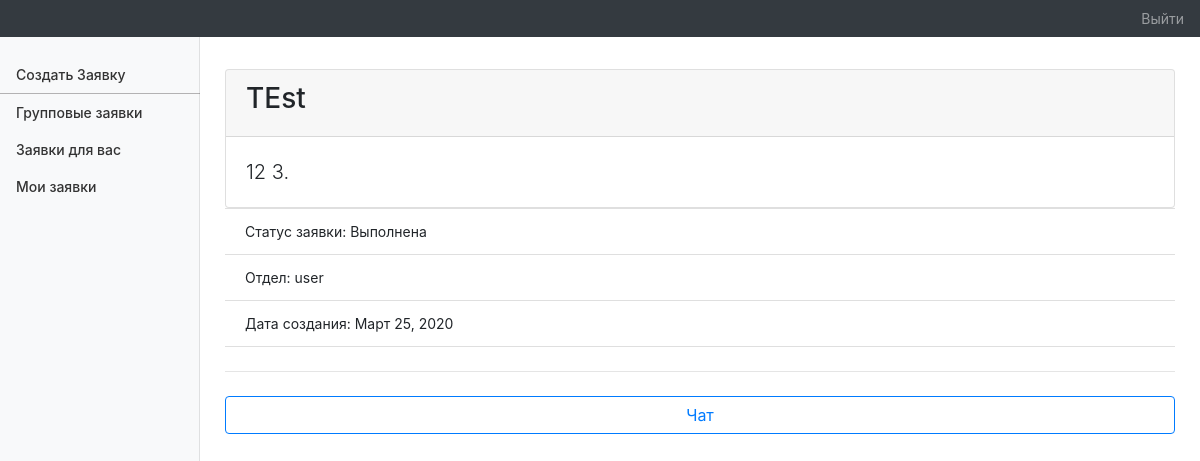
/ticket/details/1/ (signed in), run on an earlier commit of the app's database.
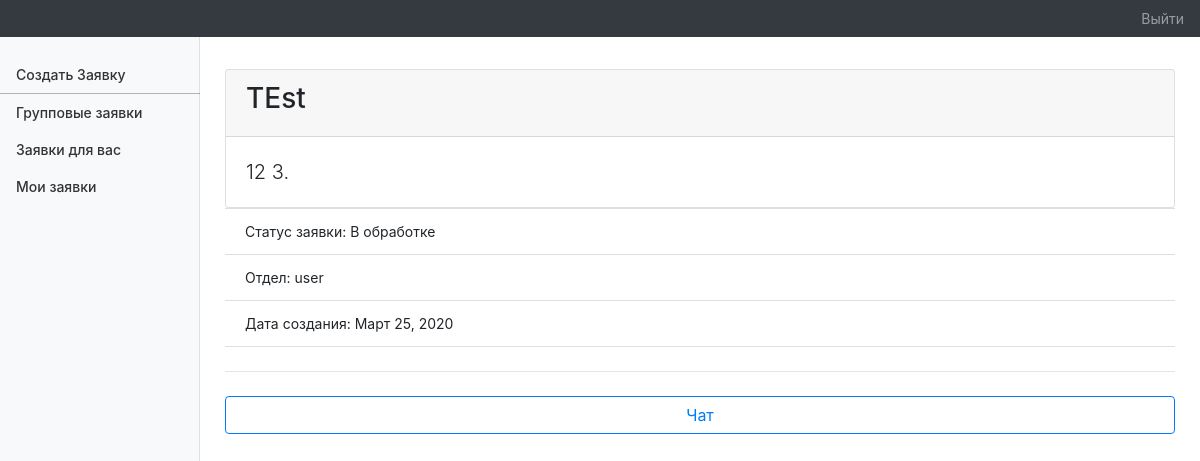
And on a later commit of the database.
### Base/models.py (models this page shows, shortened)
class TicketBD(AbstractTicketBD):
    objects = TicketBDManeger()
    autors = models.ForeignKey(CustomUser, related_name='autorsCr', on_delete=models.DO_NOTHING,
                               verbose_name="Автор обращения",null=True)  # Автор обращения
    maneger = models.ForeignKey(CustomUser, related_name='manager_aCr', on_delete=models.DO_NOTHING, blank=True,
                                null=True, verbose_name="Ответственный")  # Ответственный
    groups = models.ForeignKey(CustomGroup, related_name='groups_aCr', on_delete=models.DO_NOTHING,
                               verbose_name="Отдел")  # Подразделения
    created_t = models.DateTimeField(auto_now_add=True)
    history = HistoricalRecords()
    @property
    def _history_user(self):
        return self.changed_by
    class Meta:
        ordering = ('created_t',)

### Views/chat_views.py (the view, shortened to what this page needs)
# urls.py: path('ticket/details/<int:pk>/', TicketDetail.as_view(), name='ticket_detail'),
class TicketDetail(MiximV, DetailView,):
    template_name = "label/ticketDetail.html"
    model = TicketBD
    context_object_name = 'ticket'
    title = "Имформация о заявке"
    def get_object(self, queryset=None):
        obj = super(DetailView,self).get_object()
        if self.model.objects.vireficate_art(self.request.user,obj.pk) == None:
            raise Http404('Вы не принадлижите этой группе;)')
        return obj
    def get_context_data(self, **kwargs):
        context             = super().get_context_data(**kwargs)
        context['is_role']  = self.model.objects.get_role(self.request.user,self.get_object().pk)
        context['form_anon']=GetTicketForm
        return context

### Base/ticker_meneger.py (called while the page is built)
    def is_autors(self, user, pk) -> bool:
        q = self.vireficate_art(user, pk)
        if q.autors == None:
            return False
        if q.autors.username == user.username:
            return "autor"
        return False

    def is_maneger(self, user, pk) -> bool:
        q = self.vireficate_art(user, pk)
        if q.maneger == None :
            return False
        if q.maneger.username == user.username:
            return "maneger"
        return False

    def get_role(self, user, pk) -> str:
        if self.is_autors(user, pk):
            return "autor"
        if self.is_maneger(user, pk):
            return "maneger"
        else:
            return "anon"

    def vireficate_art(self, user, pk):
        if not isinstance(user, self.CustomModels):
            raise ValueError
        q2 = self.get(pk=pk)  # art on vert
        if user == q2.autors:
            return q2
        q = self.filter(groups__in=user.groups.all())  # list rec
        if q2 in q:
            return q2
        else:
            return None

### Base/ticket.py (called while the page is built)
    def searchTuple(self, tups, elem):
        return [a for i, a in (filter(lambda tup: elem in tup, tups))]

### core/templates/label/ticketDetail.html (shortened to what this page needs)
{% extends   "label/base_menu.html" %}
{% load static %}
{% load crispy_forms_tags %}
{% block extraCss %}
<link href="{% static 'label/css/chatbox.css' %}" rel="stylesheet">
{% endblock %}
{% block content %}
<main class="col-md-9 ml-sm-auto col-lg-10 pt-3 px-4" role="main">
    <div class="row">
            <div class="container-fluid  p-3 ">
              <div class="card">
                <div class="card-header">
                  <h3 class="display-6">{{ ticket.title }}</h3>
                </div>
                <div class="card-body">
                  <p class="card-text lead">{{ ticket.content }}.</p>
                </div>
              </div>
                <ul class="list-group list-group-flush">
                    <li class="list-group-item">Статус заявки: {{ ticket.getStatus }}</li>
                    <li class="list-group-item">Отдел: {{ ticket.groups }}</li>
                    <li class="list-group-item">Дата создания: {{ ticket.data_created }}</li>
                </ul>
                <hr class="my-4">
                {% if ticket.getStatus == "Закрыта" %}
                  <div class="alert alert-info" role="alert">
                        Заявка закрыта
                  </div>
                {% elif is_role == 'autor' %}
                <a class="btn btn-outline-primary btn-block" href="{% url 'ticket_chats_view' ticket.pk %}"
                role="button">Чат</a>
                {% elif is_role == 'maneger' %}
                <a class="btn btn-outline-primary btn-block" href="{% url 'ticket_chats_view' ticket.pk %}"
                role="button">Чат</a>
                {% else %}
              <form id="form_app" action="{% url 'chat_user_update' ticket.pk %}" method="post">
                  {% crispy form_anon  %}
              </form>
                {% endif %}
            </div>
    </div>
    {% endblock %}

What changed in the data, as far as the page shows it:
changed TicketBD "TEst": getStatus "Выполнена" → "В обработке"
